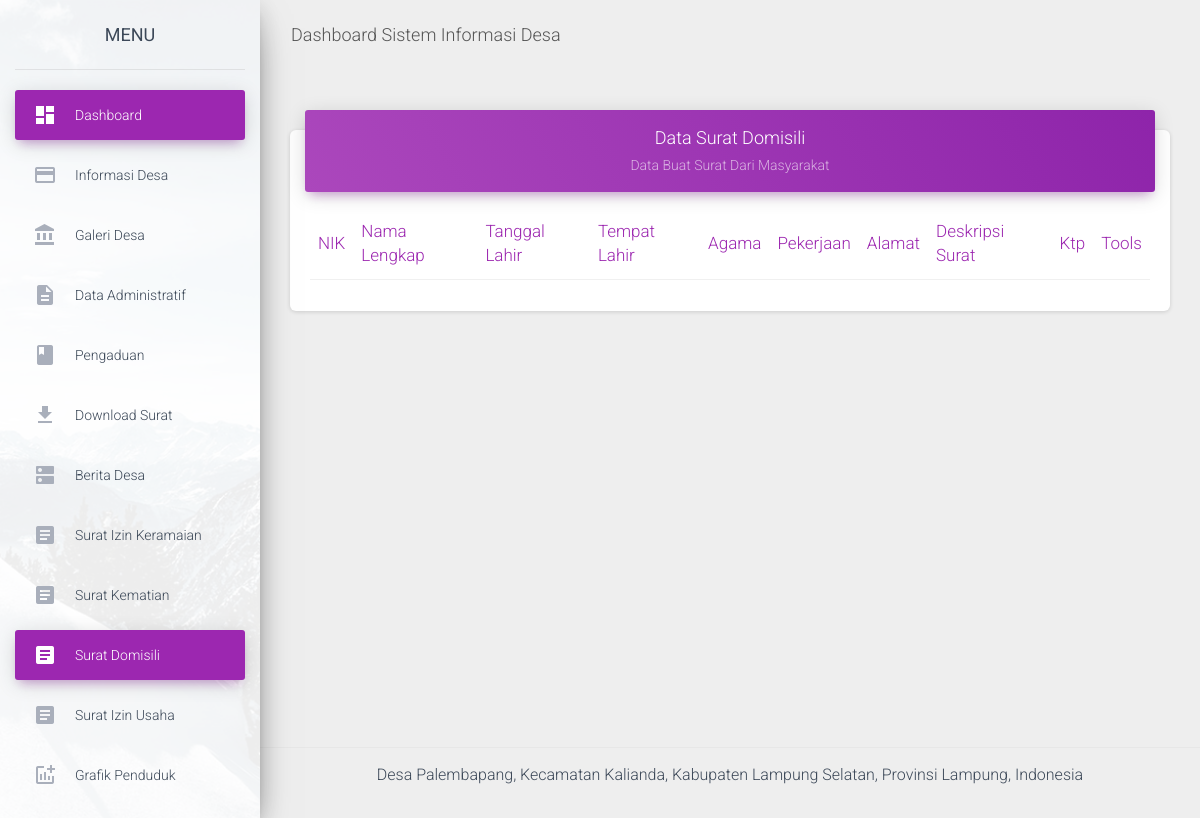
Page /admin/data_surat_domisili.php (signed in) on the earlier database version.
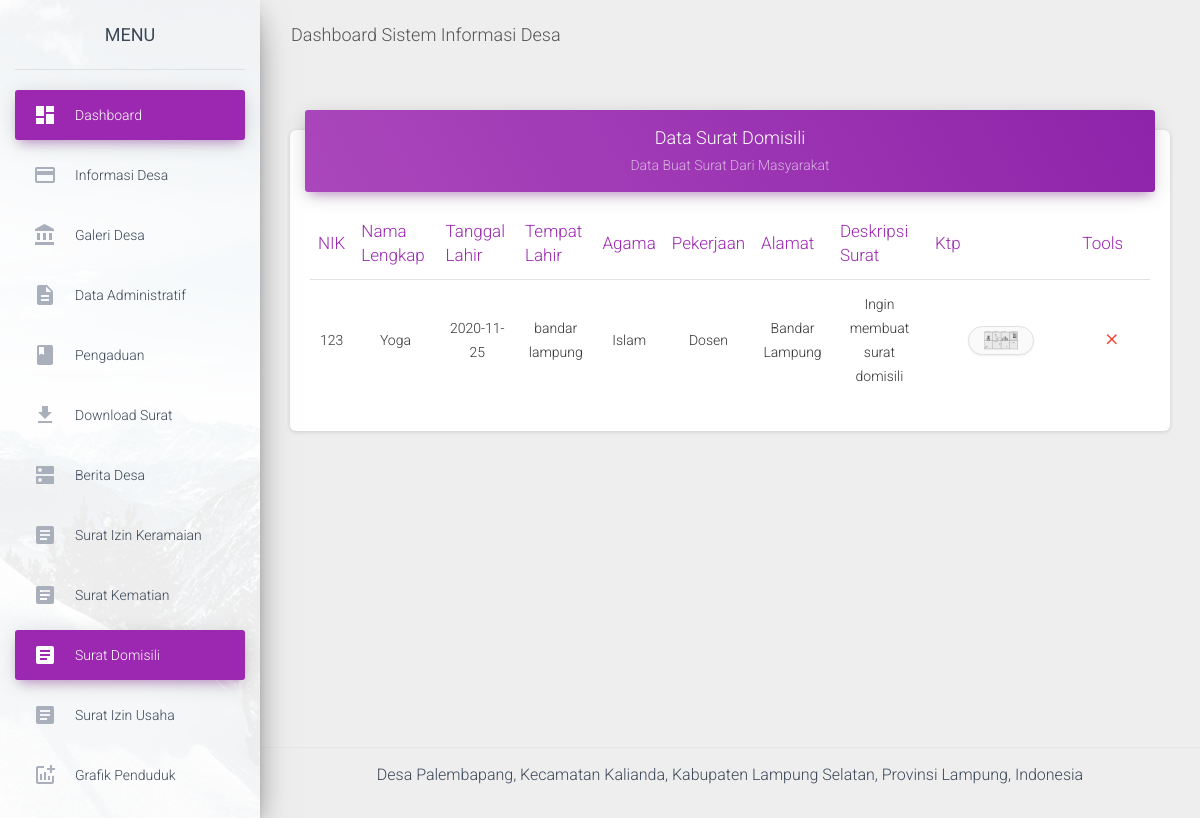
Same page on the later database version.
### tables this page shows
CREATE TABLE `surat_domisili` (
  `id_surat_domisili` varchar(10) NOT NULL,
  `nik` varchar(50) NOT NULL,
  `nama` varchar(100) NOT NULL,
  `tanggal_lahir` date NOT NULL,
  `tempat_lahir` varchar(50) NOT NULL,
  `agama` varchar(25) NOT NULL,
  `pekerjaan` varchar(25) NOT NULL,
  `alamat` varchar(50) NOT NULL,
  `file_surat` varchar(255) NOT NULL,
  `deskripsi_surat` text NOT NULL
);

### admin/data_surat_domisili.php (the view, shortened to what the changed rows need)
<?php include "atas.php";include "config.php"; ?>
<?php if(isset($_SESSION['username'])) { ?>
<div class="wrapper ">
  <div class="main-panel">
    <div class="content">
      <div class="container-fluid">
        <div class="row">
          <div class="col-md-12">
            <div class="card">
              <div class="card-body">
                <div class="table-responsive">
                  <table class="table">
                    <thead class=" text-primary">
                      <th align="center">
                        NIK
                      </th>
                      <th align="center">
                        Nama Lengkap
                      </th>
                      <th align="center">
                        Tanggal Lahir
                      </th>
                      <th align="center">
                        Tempat Lahir
                      </th>
                      <th align="center">
                        Agama
                      </th>
                      <th align="center">
                        Pekerjaan
                      </th>
                      <th align="center">
                        Alamat
                      </th>
                      <th align="center">
                        Deskripsi Surat
                      </th>
                      <th align="center">
                        Ktp
                      </th>
                      <th align="center">
                        Tools
                      </th>
                    </thead>
                    <tbody>
                      <?php $sql  = "SELECT * FROM surat_domisili ORDER BY nik ";
	                          $rest = mysqli_query($koneksi,$sql);
                            while($data = mysqli_fetch_assoc($rest) ) { ?>
                      <tr>
                        <td align="center"> <?php echo $data['nik'];?></td>
                        <td align="center"> <?php echo $data['nama'];?></td>
                        <td align="center"> <?php echo $data['tanggal_lahir'];?></td>
                        <td align="center"> <?php echo $data['tempat_lahir'];?></td>
                        <td align="center"> <?php echo $data['agama'];?></td>
                        <td align="center"> <?php echo $data['pekerjaan'];?></td>
                        <td align="center"> <?php echo $data['alamat'];?></td>
                        <td align="center"> <?php echo $data['deskripsi_surat'];?></td>
                        <td align="center">
                          <a href="../<?php echo $data['file_surat']; ?>" target="_blank">
                            <img src="../<?php echo $data['file_surat']; ?>" class="col-sm-6 img-thumbnail" />
                          </a>
                        </td>
                        <td align="center">
                          <a href="confirm_hapus_buat_surat_domisili?id=<?php echo $data['id_surat_domisili']?>">
                            <button type="button" rel="tooltip" title="Hapus Data"
                              class="btn btn-danger btn-link btn-sm">
                              <i class="material-icons">close</i>
                            </button>
                          </a>
                        </td>
                      </tr>
                      <?php } ?>
                    </tbody>
                  </table>
                </div>
              </div>
            </div>
          </div>
        </div>
      </div>
    </div>
  </div>
</div>
<?php } ?>
<?php include "bawah.php"; ?>

Differences in the rows shown:
added surat_domisili: nik "123", nama "Yoga", tanggal_lahir "2020-11-25", tempat_lahir "bandar lampung", agama "Islam", pekerjaan "Dosen", alamat "Bandar Lampung", deskripsi_surat "Ingin membuat surat domisili", file_surat (picture)
